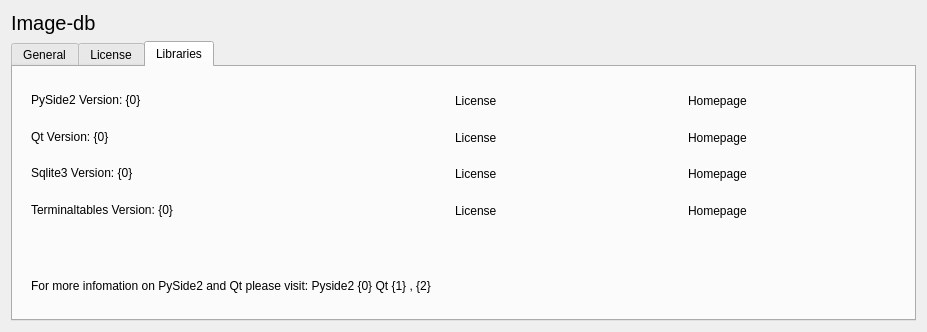
<?xml version="1.0" encoding="UTF-8"?>
<ui version="4.0">
 <class>AboutDialog</class>
 <widget class="QDialog" name="AboutDialog">
  <property name="geometry">
   <rect>
    <x>0</x>
    <y>0</y>
    <width>927</width>
    <height>332</height>
   </rect>
  </property>
  <property name="font">
   <font>
    <family>Arial</family>
   </font>
  </property>
  <property name="windowTitle">
   <string>Dialog</string>
  </property>
  <layout class="QVBoxLayout" name="verticalLayout">
   <item>
    <widget class="QLabel" name="label">
     <property name="font">
      <font>
       <family>Arial</family>
       <pointsize>15</pointsize>
      </font>
     </property>
     <property name="text">
      <string>Image-db</string>
     </property>
    </widget>
   </item>
   <item>
    <widget class="QTabWidget" name="tabWidget">
     <property name="currentIndex">
      <number>2</number>
     </property>
     <widget class="QWidget" name="tab">
      <attribute name="title">
       <string>General</string>
      </attribute>
      <layout class="QVBoxLayout" name="verticalLayout_2">
       <item>
        <widget class="QLabel" name="image_db_version_label">
         <property name="font">
          <font>
           <family>Arial</family>
           <pointsize>9</pointsize>
          </font>
         </property>
         <property name="text">
          <string>Version: 1.5 (Alpha)</string>
         </property>
        </widget>
       </item>
       <item>
        <widget class="QLabel" name="copyright_label">
         <property name="font">
          <font>
           <pointsize>9</pointsize>
          </font>
         </property>
         <property name="text">
          <string>Copyright © 2019 Taiga Osguthorpe</string>
         </property>
        </widget>
       </item>
       <item>
        <widget class="QLabel" name="backend_version_label">
         <property name="font">
          <font>
           <pointsize>9</pointsize>
          </font>
         </property>
         <property name="text">
          <string>Backend Version: {0}</string>
         </property>
        </widget>
       </item>
       <item>
        <widget class="QLabel" name="python_version_label">
         <property name="font">
          <font>
           <family>Arial</family>
           <pointsize>9</pointsize>
          </font>
         </property>
         <property name="text">
          <string>Python Version: {0}</string>
         </property>
        </widget>
       </item>
      </layout>
     </widget>
     <widget class="QWidget" name="license_tab">
      <attribute name="title">
       <string>License</string>
      </attribute>
      <layout class="QVBoxLayout" name="verticalLayout_6">
       <item>
        <widget class="QTextBrowser" name="textBrowser">
         <property name="html">
          <string>&lt;!DOCTYPE HTML PUBLIC &quot;-//W3C//DTD HTML 4.0//EN&quot; &quot;http://www.w3.org/TR/REC-html40/strict.dtd&quot;&gt;
&lt;html&gt;&lt;head&gt;&lt;meta name=&quot;qrichtext&quot; content=&quot;1&quot; /&gt;&lt;style type=&quot;text/css&quot;&gt;
p, li { white-space: pre-wrap; }
&lt;/style&gt;&lt;/head&gt;&lt;body style=&quot; font-family:'Arial'; font-size:8.25pt; font-weight:400; font-style:normal;&quot;&gt;
&lt;p style=&quot;-qt-paragraph-type:empty; margin-top:0px; margin-bottom:12px; margin-left:0px; margin-right:0px; -qt-block-indent:0; text-indent:0px; font-size:10pt; background-color:#ffffff;&quot;&gt;&lt;br /&gt;&lt;/p&gt;&lt;/body&gt;&lt;/html&gt;</string>
         </property>
        </widget>
       </item>
      </layout>
     </widget>
     <widget class="QWidget" name="tab_2">
      <attribute name="title">
       <string>Libraries</string>
      </attribute>
      <layout class="QHBoxLayout" name="horizontalLayout">
       <item>
        <widget class="QWidget" name="widget" native="true">
         <layout class="QVBoxLayout" name="verticalLayout_3">
          <item>
           <widget class="QLabel" name="pyside_v_label">
            <property name="font">
             <font>
              <family>Arial</family>
              <pointsize>9</pointsize>
             </font>
            </property>
            <property name="text">
             <string>PySide2 Version: {0}</string>
            </property>
           </widget>
          </item>
          <item>
           <widget class="QLabel" name="qt_v_label">
            <property name="font">
             <font>
              <family>Arial</family>
              <pointsize>9</pointsize>
             </font>
            </property>
            <property name="text">
             <string>Qt Version: {0}</string>
            </property>
           </widget>
          </item>
          <item>
           <widget class="QLabel" name="sqlite3_v_label">
            <property name="font">
             <font>
              <family>Arial</family>
              <pointsize>9</pointsize>
             </font>
            </property>
            <property name="text">
             <string>Sqlite3 Version: {0}</string>
            </property>
           </widget>
          </item>
          <item>
           <widget class="QLabel" name="terminaltables_v_label">
            <property name="font">
             <font>
              <pointsize>9</pointsize>
             </font>
            </property>
            <property name="text">
             <string>Terminaltables Version: {0}</string>
            </property>
           </widget>
          </item>
          <item>
           <spacer name="verticalSpacer_3">
            <property name="orientation">
             <enum>Qt::Vertical</enum>
            </property>
            <property name="sizeType">
             <enum>QSizePolicy::Fixed</enum>
            </property>
            <property name="sizeHint" stdset="0">
             <size>
              <width>20</width>
              <height>40</height>
             </size>
            </property>
           </spacer>
          </item>
          <item>
           <widget class="QLabel" name="label_7">
            <property name="font">
             <font>
              <family>Arial</family>
              <pointsize>9</pointsize>
             </font>
            </property>
            <property name="text">
             <string>For more infomation on PySide2 and Qt please visit: Pyside2 {0} Qt {1} , {2}</string>
            </property>
           </widget>
          </item>
         </layout>
        </widget>
       </item>
       <item>
        <widget class="QWidget" name="widget_3" native="true">
         <layout class="QVBoxLayout" name="verticalLayout_5">
          <item>
           <widget class="QLabel" name="pyside_l_label">
            <property name="font">
             <font>
              <pointsize>9</pointsize>
             </font>
            </property>
            <property name="text">
             <string>License</string>
            </property>
           </widget>
          </item>
          <item>
           <widget class="QLabel" name="qt_l_label">
            <property name="font">
             <font>
              <pointsize>9</pointsize>
             </font>
            </property>
            <property name="text">
             <string>License</string>
            </property>
           </widget>
          </item>
          <item>
           <widget class="QLabel" name="sqlite3_l_label">
            <property name="font">
             <font>
              <pointsize>9</pointsize>
             </font>
            </property>
            <property name="text">
             <string>License</string>
            </property>
           </widget>
          </item>
          <item>
           <widget class="QLabel" name="terminaltables_l_label">
            <property name="font">
             <font>
              <pointsize>9</pointsize>
             </font>
            </property>
            <property name="text">
             <string>License</string>
            </property>
           </widget>
          </item>
          <item>
           <spacer name="verticalSpacer_2">
            <property name="orientation">
             <enum>Qt::Vertical</enum>
            </property>
            <property name="sizeType">
             <enum>QSizePolicy::Fixed</enum>
            </property>
            <property name="sizeHint" stdset="0">
             <size>
              <width>20</width>
              <height>75</height>
             </size>
            </property>
           </spacer>
          </item>
         </layout>
        </widget>
       </item>
       <item>
        <widget class="QWidget" name="widget_2" native="true">
         <layout class="QVBoxLayout" name="verticalLayout_4">
          <item>
           <widget class="QLabel" name="pyside_h_label">
            <property name="font">
             <font>
              <pointsize>9</pointsize>
             </font>
            </property>
            <property name="text">
             <string>Homepage</string>
            </property>
           </widget>
          </item>
          <item>
           <widget class="QLabel" name="qt_h_label">
            <property name="font">
             <font>
              <pointsize>9</pointsize>
             </font>
            </property>
            <property name="text">
             <string>Homepage</string>
            </property>
           </widget>
          </item>
          <item>
           <widget class="QLabel" name="sqlite3_h_label">
            <property name="font">
             <font>
              <pointsize>9</pointsize>
             </font>
            </property>
            <property name="text">
             <string>Homepage</string>
            </property>
           </widget>
          </item>
          <item>
           <widget class="QLabel" name="terminaltables_h_label">
            <property name="font">
             <font>
              <pointsize>9</pointsize>
             </font>
            </property>
            <property name="text">
             <string>Homepage</string>
            </property>
           </widget>
          </item>
          <item>
           <spacer name="verticalSpacer">
            <property name="orientation">
             <enum>Qt::Vertical</enum>
            </property>
            <property name="sizeType">
             <enum>QSizePolicy::Fixed</enum>
            </property>
            <property name="sizeHint" stdset="0">
             <size>
              <width>20</width>
              <height>75</height>
             </size>
            </property>
           </spacer>
          </item>
         </layout>
        </widget>
       </item>
      </layout>
     </widget>
    </widget>
   </item>
  </layout>
 </widget>
 <resources/>
 <connections/>
</ui>
